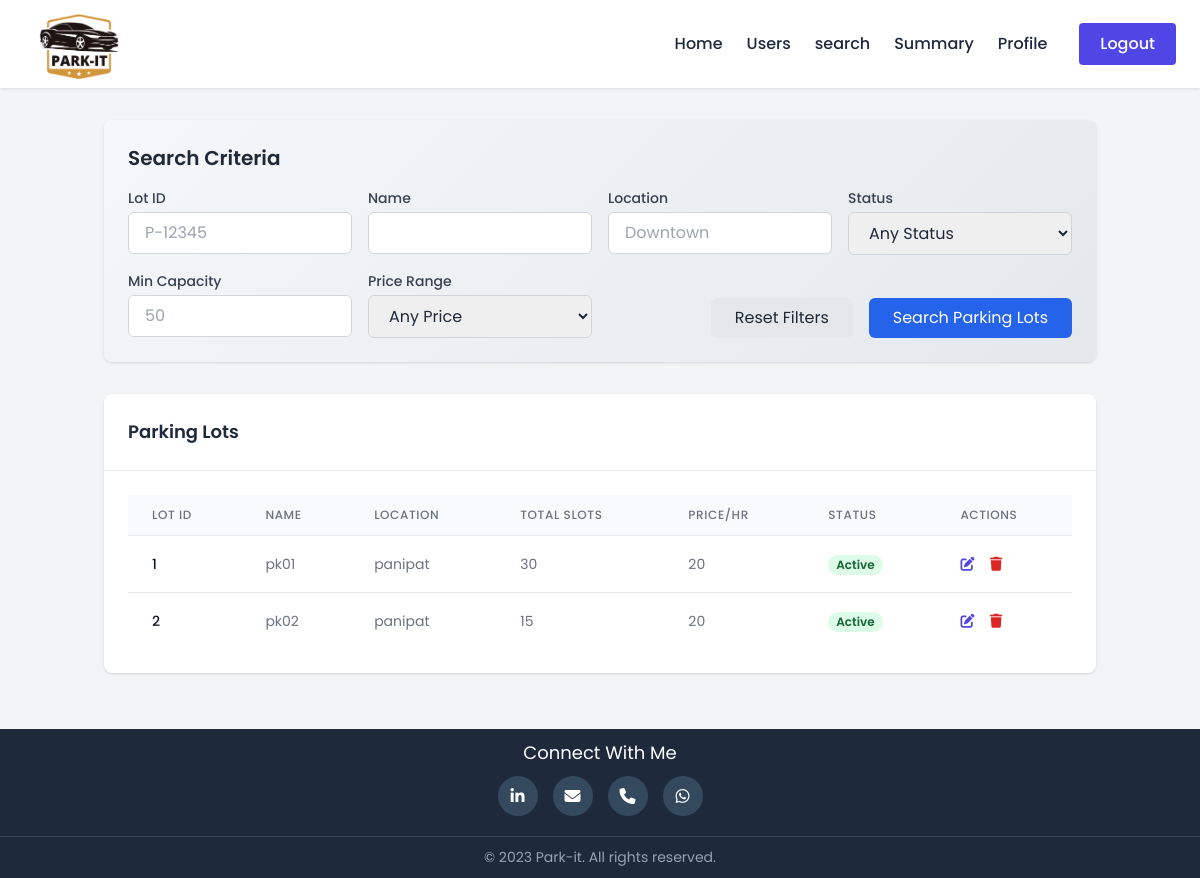
Page /admin@01.com/search-lots (signed in) on the earlier database version.
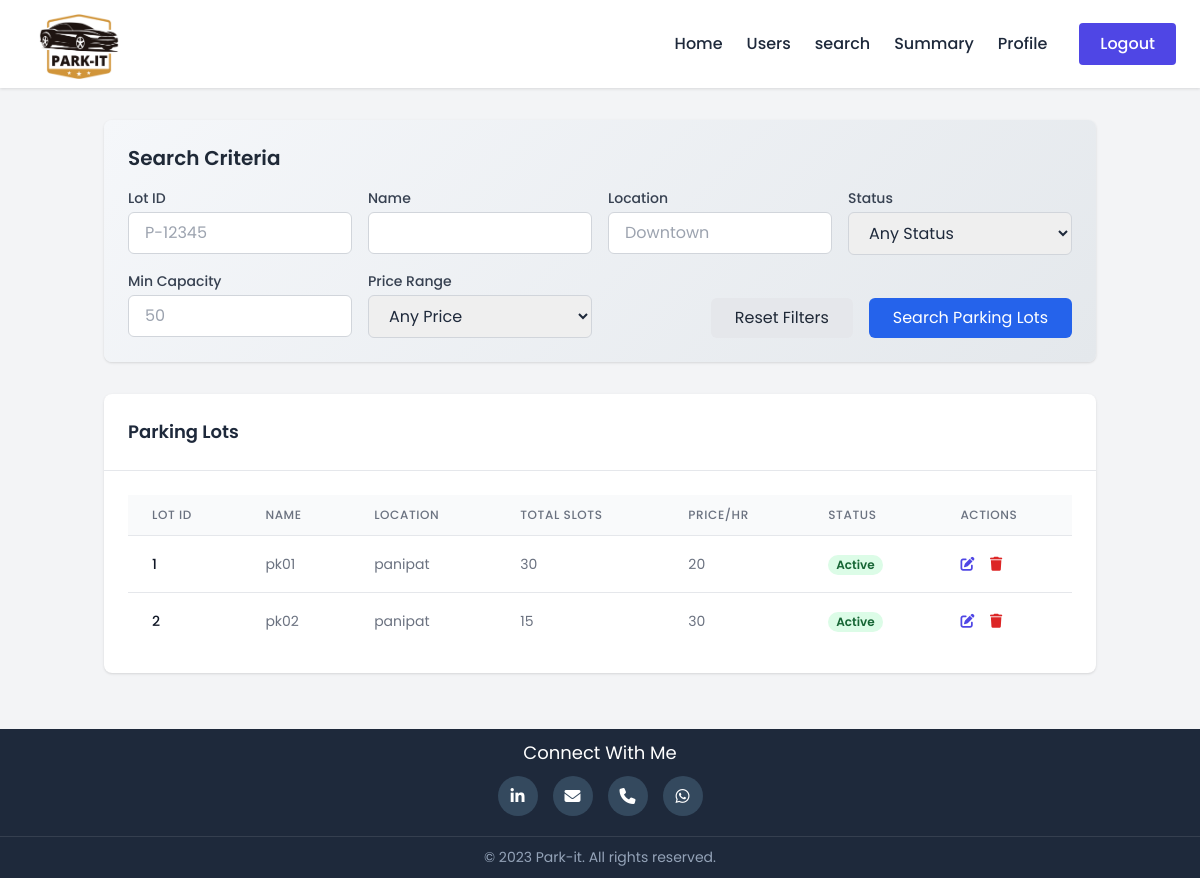
Same page on the later database version.
### model_db.py (models this page shows)
class ParkingLot(db.Model):
    __tablename__ = 'parking_lot'
    id = db.Column(db.Integer, primary_key=True, nullable=False)
    name = db.Column(db.String(100), nullable=False)
    admin_id = db.Column(db.Integer, db.ForeignKey('users.id'), nullable=False)
    total_spots = db.Column(db.Integer, nullable=False)
    address = db.Column(db.String(200))
    pincode = db.Column(db.Integer)
    status = db.Column(db.String(10))  # 'active', 'inactive', etc.
    price_per_hrs = db.Column(db.Integer)
    spots = db.relationship('ParkingSpot', backref='lot', lazy=True)

### routes.py (the view)
    @app.route('/<username>/search-lots', methods=['GET'])
    @auth_required
    def search_Lots(username):
        user = Users.query.get(session['user_id'])
        lot_id = request.args.get('lotId')
        name = request.args.get('name')
        location = request.args.get('location')
        status = request.args.get('status')
        min_capacity = request.args.get('capacity')
        price_range = request.args.get('priceRange')
        query = ParkingLot.query
        if lot_id:
            query = query.filter(ParkingLot.id.like(f"%{lot_id}%"))
        if name:
            query = query.filter(ParkingLot.name.ilike(f"%{name}%"))
        if location:
            query = query.filter(ParkingLot.address.ilike(f"%{location}%"))
        if status and status != "Any Status":
            query = query.filter_by(status=status)
        if min_capacity:
            try:
                query = query.filter(ParkingLot.total_spots >= int(min_capacity))
            except ValueError:
                pass
        if price_range and price_range != "Any Price":
            try:
                low, high = map(int, price_range.split('-'))
                query = query.filter(ParkingLot.price_per_hrs.between(low, high))
            except ValueError:
                pass
        lots = query.all()
        return render_template('admin/search.html',
                            username=username,parking_lots=lots)

### templates/admin/search.html (shortened to what the changed rows need)
{% extends "admin/base0.html" %}
{% block head %}
<script src="https://cdn.tailwindcss.com"></script>
{% endblock %}
{% block content %}
<div class="bg-gray-100">
    <div class="container mx-auto px-4 py-8">
        <section class="search-filters p-6 rounded-lg shadow mb-8">
            <h2 class="text-xl font-semibold text-gray-800 mb-4">Search Criteria</h2>
        </section>
        <div class="bg-white rounded-lg shadow mb-6">
            <div class="p-6 border-b flex justify-between items-center ">
                <h2 class="text-lg font-semibold">Parking Lots</h2>
            </div>
            <div class="p-6">
                <div class="overflow-x-auto">
                    <table class="min-w-full divide-y divide-gray-200">
                        <thead class="bg-gray-50">
                            <tr>
                                <th class="px-6 py-3 text-left text-xs font-medium text-gray-500 uppercase tracking-wider">Lot ID</th>
                                <th class="px-6 py-3 text-left text-xs font-medium text-gray-500 uppercase tracking-wider">Name</th>
                                <th class="px-6 py-3 text-left text-xs font-medium text-gray-500 uppercase tracking-wider">Location</th>
                                <th class="px-6 py-3 text-left text-xs font-medium text-gray-500 uppercase tracking-wider">Total Slots</th>
                                <th class="px-6 py-3 text-left text-xs font-medium text-gray-500 uppercase tracking-wider">Price/hr</th>
                                <th class="px-6 py-3 text-left text-xs font-medium text-gray-500 uppercase tracking-wider">Status</th>
                                <th class="px-6 py-3 text-left text-xs font-medium text-gray-500 uppercase tracking-wider">Actions</th>
                            </tr>
                        </thead>
                        <tbody class="bg-white divide-y divide-gray-200">
                            {% for lot in parking_lots %}
                                <tr>
                                    <td class="px-6 py-4 whitespace-nowrap text-sm font-medium text-gray-900">{{ lot.id }}</td>
                                    <td class="px-6 py-4 whitespace-nowrap text-sm text-gray-500">{{ lot.name }}</td>
                                    <td class="px-6 py-4 whitespace-nowrap text-sm text-gray-500">{{ lot.address }}</td>
                                    <td class="px-6 py-4 whitespace-nowrap text-sm text-gray-500">{{ lot.total_spots }}</td>
                                    <td class="px-6 py-4 whitespace-nowrap text-sm text-gray-500">{{ lot.price_per_hrs }}</td>
                                    <td class="px-6 py-4 whitespace-nowrap">
                                        <span class="px-2 inline-flex text-xs leading-5 font-semibold rounded-full {{ 'bg-green-100 text-green-800' if lot.status == 'active' else 'bg-red-100 text-yellow-800' }}">
                                            {{ lot.status.capitalize() }}
                                        </span>
                                    </td>
                                    <td class="px-6 py-4 whitespace-nowrap text-sm font-medium">
                                        <button onclick="openEditParkingModal(this)"
                                        class="text-indigo-600 hover:text-indigo-900 mr-3"
                                        data-id="{{ lot.id }}"
                                        data-name="{{ lot.name }}"
                                        data-location="{{ lot.address }}"
                                        data-slots="{{ lot.total_spots }}"
                                        data-status="{{ lot.status }}"
                                        data-admin_id="{{ lot.admin_id }}"
                                        data-pincode="{{ lot.pincode }}"
                                        data-price_per_hr="{{ lot.price_per_hrs }}">
                                            <i class="fas fa-edit"></i>
                                        </button>
                                        <button onclick="deleteParkingLot(this)"
                                            class="text-red-600 hover:text-red-900"
                                            data-id = "{{ lot.id }}">
                                            <i class="fas fa-trash"></i>
                                        </button>
                                    </td>
                                </tr>
                            {% endfor %}
                        </tbody>
                    </table>
                </div>
            </div>
        </div>
    </div>
</div>
{% endblock %}

Differences in the rows shown:
changed ParkingLot "pk02": price_per_hrs "20" → "30"
